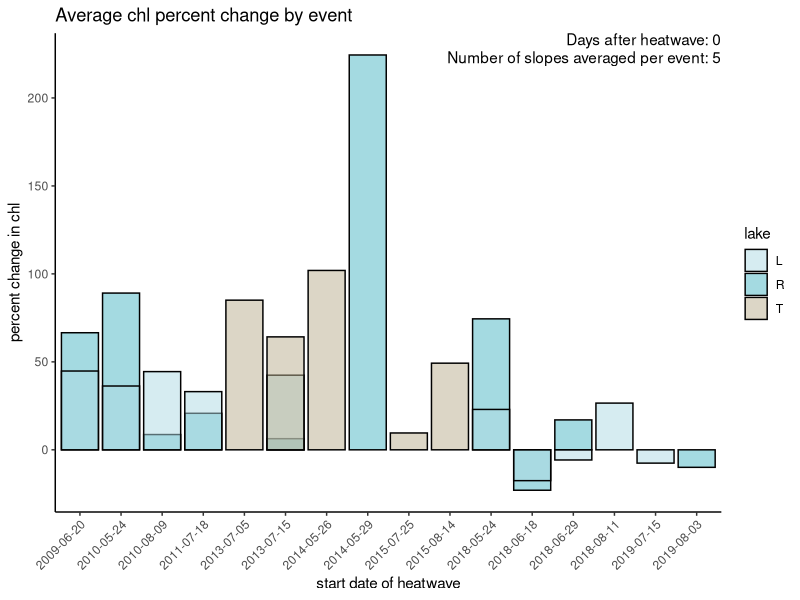
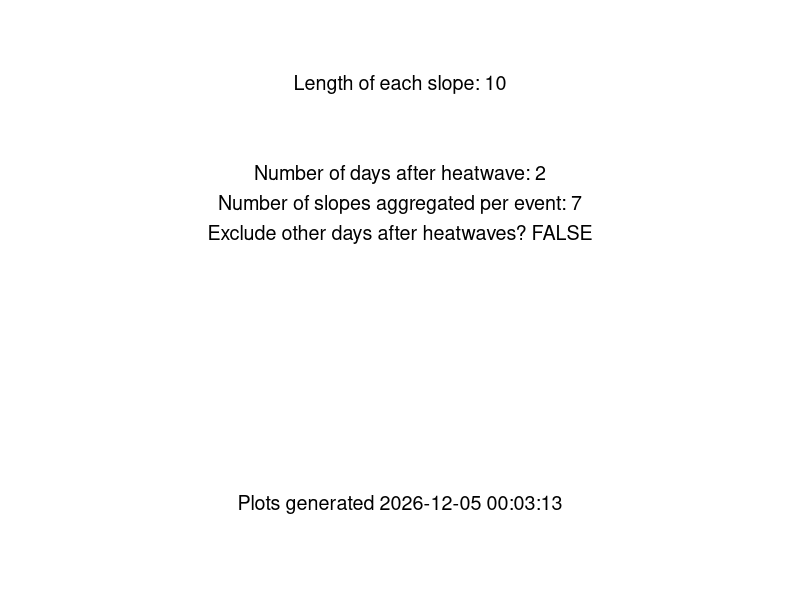

Reproduce these figures in R, in order. (Note: this script raises an error after producing the figures.)
# Re-run step 3 but with the manual chlorophyll data
# updated in January 2024 to be cleaned up and allow for more flexibility

# manual chlorophyll better represents phytoplankton

# this code is also updated to fix a bug in the slope length,
# where slope length is inclusive of the current day in the rolling window

# step 3, calculate the response of chl to the heatwaves

#### install packages ####
#install and load slider library for rolling window analysis
if (!require(slider)) install.packages('slider')
library(slider) 

if (!require(plyr)) install.packages('plyr')
library(plyr)

if (!require(tidyr)) install.packages('tidyr')
library(tidyr)

if (!require(dplyr)) install.packages('dplyr')
library(dplyr)
library(tidyverse)

if (!require(zoo)) install.packages('zoo')
library(zoo)

if (!require(gganimate)) install.packages('gganimate')
library(gganimate)

if (!require(transformr)) install.packages('transformr')
library(transformr)

if (!require(ggridges)) install.packages('ggridges')
library(ggridges)

if (!require(readxl)) install.packages('readxl')
library(readxl)

if (!require(ggpubr)) install.packages('ggpubr')
library(ggpubr)

#==============================================================================#
#### levers we can pull ####

# slope and percent calculations
slopeLength = 10 # length of the rolling window slope to be calculated

# build in options here for during the heatwave, or at the beginning of the calculated slope

# slope aggregation choices

daysAfter = 2 # time lag of how many days after the heatwave we want to look
numSlopes = 7 # the number of slopes we want to include in analysis

exclude.after.heatwaves = FALSE # if TRUE, excludes slopes for days within 20 days 
# of the heatwave that don't fall within our aggregating window

# timing choices
# change analysis so that we can look during the heatwave, or after the heatwave? 


#==============================================================================#
#### output of settings ####

cur_date_time = format(Sys.time(), "%Y-%m-%d %H:%M:%S")

plot_metadata <- data.frame(slopeLength = paste("Length of each slope: ", slopeLength, sep = ""),
                             time = paste("Plots generated ", cur_date_time, sep = ""), 
                            daysAfter = paste("Number of days after heatwave: ", daysAfter, sep = ""),
                            numSlopes = paste("Number of slopes aggregated per event: ", numSlopes, sep = ""),
                            exclude.after.heatwaves = paste("Exclude other days after heatwaves? ", exclude.after.heatwaves, sep = ""))



# Create a ggplot with the metadata for the data analysis and plot production, 
# including all of the choices made above
metadata_plot <- ggplot() +
  theme_void() +  # Removes axes and other elements
  geom_text(data = plot_metadata, aes(x = 5, y = 5, label = slopeLength),
            size = 5, hjust = 0.5, vjust = -14)+
  geom_text(data = plot_metadata, aes(x = 5, y = 5, label = daysAfter),
            size = 5, hjust = 0.5, vjust = -8)+
  geom_text(data = plot_metadata, aes(x = 5, y = 5, label = numSlopes),
            size = 5, hjust = 0.5, vjust = -6)+
  geom_text(data = plot_metadata, aes(x = 5, y = 5, label = exclude.after.heatwaves),
            size = 5, hjust = 0.5, vjust = -4)+
  geom_text(data = plot_metadata, aes(x = 5, y = 5, label = time),
            size = 5, hjust = 0.5, vjust = 14)
                  

#==============================================================================#
#### loop for the whole code to investigate across combinations ####

# the dataframe looped results will contain the mean values for the specified combinations
looped.results = data.frame(matrix(nrow = 105, ncol = 15))
names(looped.results) = c("slopeLength", "daysAfter", "numSlopes", 
                          "all.all.other.days", "all.during.heatwave", "all.after.heatwave",
                          "R.all.other.days", "R.during.heatwave", "R.after.heatwave",
                          "L.all.other.days", "L.during.heatwave", "L.after.heatwave",
                          "T.all.other.days", "T.during.heatwave", "T.after.heatwave")
L = 1
for(slopeLength in 5:11){
  for(daysAfter in 0:2){
    for(numSlopes in 5:9){
      
      looped.results$slopeLength[L] = slopeLength
      looped.results$daysAfter[L] = daysAfter
      looped.results$numSlopes[L] = numSlopes




#==============================================================================#
#### read in the data ####
# read in the heatwaves data calculated in the previous step
heatwaves = read.csv("./formatted data/heatwavesdata.csv")

# read in the manual chl data
allData = read.csv("./formatted data/interpolated_manual_chl_for_slopes.csv")

# make a vector of unique lake years
lake_years = unique(allData$lake_year)

#==============================================================================#
#### CALCULATE SLOPES FOR CHLOROPHYLL ####

# cycle through each lake year, fit linear models for each rolling window, then store model slopes
# in the 'slopes' dataframe. Need to initially store the model results in a list

# then, calculate the percent change in chlorophyll relative to the baseline specified above

# Model results are the slopes, originally calculated based on the preceding 7 days

for(i in 1:length(lake_years)){
  
  temp = allData %>% filter(lake_year == lake_years[i]) # temp dataframe for this lake_year
  
  models <- slide(
    temp, 
    ~lm(mean_chl ~ doyCat, data = .x), 
    .before = slopeLength -1, # add the minus one so the slopeLength matches the user input
    .complete = TRUE
  )
  
  temp$chl_slope = NA
  temp$se = NA
  temp$p_value = NA
  temp$r_squared = NA
  
  for(j in 1:nrow(temp)){
    
    model = models[[j]]
    coef <- coefficients(model) 
    # extracting the coefficients from the current model
    
    if(!(is.null(coef))){
      Slope <- coef["doyCat"]
      temp$chl_slope[j] = Slope # pull out the slope from the model
      temp$p_value[j] = summary(model)$coefficients[2,4] 
      temp$se[j] = summary(model)$coefficients["doyCat", "Std. Error"] 
      temp$r_squared[j] = summary(model)$r.squared # pull out r_squared from model
    }
    
    temp$percent_change = 100*temp$chl_slope*slopeLength/lag(temp$mean_chl, slopeLength-1, default = NA)
    temp$chl_baseline = lag(temp$mean_chl, slopeLength-1, default = NA)
  }
  
  if(i ==1){ slopes = temp} # if first iteration, creates slopes, the final dataframe
  
  if(i >1){slopes = rbind(slopes, temp)} # else, appends to slopes 
  
}


# test case to make sure the slide function works as we think it does
# test = slopes[1:7, ]
# summary(lm(test$mean_chl~test$doyCat))
# 



#==============================================================================#
#### SELECT SLOPES IN SPECIFIED WINDOW ####
# currently, the slopes dataframe has daily rolling window slopes for all of the lake_year combinations
# Need to select the slopes just following a heatwave
# heatwave is the date of a heatwave, targLake is the lake, data is our dataset of all the calculated slopes

hwSlopes <- function(heatwaveStart, heatwaveEnd,  targLake, data){
  
  startDate = as.Date(heatwaveEnd)+daysAfter 
  endDate = as.Date(heatwaveEnd)+daysAfter+numSlopes
  
  # this is the date before the heatwave, which we will use to calculate the percent
  # change in chlorophyll
  
  # filter out the slopes we are interested in
  selected.slopes = data %>% filter(lake == targLake, date >= startDate, date <= endDate)
  
}


#==============================================================================#
#### CALCULATE AVG CHL SLOPES FOLLOWING HEATWAVES ####
heatwaves$averageSlope = NA
heatwaves$percentChange = NA
heatwaves$sdSlope = NA
heatwaves$sdSlopePercent = NA

#Using a For Loop
lengthHW = nrow(heatwaves)

# take the average slope and calculate the percent change in chlorophyll based on the slope

for(i in 1:lengthHW){
  slopes.subset = hwSlopes(heatwaves$date_start[i], heatwaves$date_end[i], heatwaves$lake[i], slopes)
  
  # save the mean of the slopes to the heatwaves dataframe
  heatwaves$averageSlope[i] = mean(slopes.subset$chl_slope, na.rm = TRUE)
  
  # save the standard deviation of the slopes to the heatwaves dataframe
  heatwaves$sdSlope[i] = sd(slopes.subset$chl_slope, na.rm = TRUE)
  
  # save the mean of the percent change to the heatwaves dataframe
  heatwaves$percentChange[i] = mean(slopes.subset$percent_change, na.rm = TRUE)
}

# save the static results
# write.csv(heatwaves, "./results/heatwaves_with_average_slopes_MANUAL_CHL.csv", row.names = FALSE)





#==============================================================================#
#### PLOT AVG SLOPES ####
#results = read.csv("./results/heatwaves_with_average_slopes_MANUAL_CHL.csv")

results = heatwaves

#break up by lake by filtering data
resultsT = results %>% filter(lake == "T")
resultsL = results %>% filter(lake == "L")
resultsR = results %>% filter(lake == "R")

# make sure heatwaves date is a date
heatwaves = heatwaves %>% mutate(date_start = as.Date(date_start))


#png(filename = "./figures/preliminary figures/R_slopes_2023_02_09", height = 8, width = 11, units = "in", res = 300)

indHWResp <- ggplot(data = results, aes(x = as.character(date_start), y = percentChange, fill = lake))+
  geom_bar(stat = "identity", position = "identity", alpha = 0.5, color = "black")+
  theme_classic()+
  ylab("percent change in chl")+
  xlab("start date of heatwave")+
  ggtitle("Average chl percent change by event")+
  scale_fill_manual(values = c("R"=  "#4AB5C4", "L" = "#ADDAE3", "T"=  "#BAAD8D"))+
  theme(axis.text.x = element_text(angle = 45, hjust = 1))+
  annotate("text",  x=Inf, y = Inf, label = paste("Days after heatwave: ", daysAfter, sep = ""), vjust=1, hjust=1)+
  annotate("text",  x=Inf, y = Inf, label = paste("Number of slopes averaged per event: ", numSlopes, sep = ""), vjust=2.5, hjust=1)





#==============================================================================#
#### COMPARE DISTRIBUTIONS OVER TIME ####

# We might also consider the distributions of chlorophyll slopes following a heatwave,
# rather than just taking the average for a certain window

# make sure heatwaves date_start and date_end are formatted as dates
heatwaves$date_end = as.Date(heatwaves$date_end)
heatwaves$date_start = as.Date(heatwaves$date_start)
slopes$date = as.Date(slopes$date)
slopes$period = "all other days"

# write slopes to a file
#write.csv(slopes, "./formatted data/slopes_3day.csv", row.names = FALSE)

### This creates a dataframe, all slopes, that has the slopes categorized
# by their time period (during or after a heatwave, or all other days)
# and includes the number of days after the heatwave event (daysAfterLoop) that is considered
# one column, "exclude after heatwaves," are slopes within 40 days after a heatwave
# that are not in the current rolling window

for(daysAfterLoop in 0:20){
  
  # add a column to slopes which indicates whether or not there is a heatwave
  for(i in 1:nrow(heatwaves)){
    start = heatwaves$date_start[i] # start date of the current heatwave
    end = heatwaves$date_end[i] # end date of the current heatwave
    
    # sequence of dates during the heatwave
    dates = seq(start, end, 1)
    
    # excludes dates that are part of rolling window but not currently considered in after heatwave
    # dates that are within 40 days after a heatwave but not in our window for analysis as
    # after heatwave because of our current daysAfterLoop selection.
    # This gets overwrritten in part by "after heatwave" for those dates that are included
    # in analysis
    datesExcluded = seq(end -7, end + 40, 1) 
    
    # dates to be analyzed after the heatwaves
    # this creates a sequence of numbers, from the end of the heatwave plus whatever
    # daysAfterLoop is set to, to that same value plus the numSlopes. So it sets a window daysAfterLooped
    # X number of days after the heatwave
    
    datesAnalyzed = seq(end+daysAfterLoop, end + daysAfterLoop+numSlopes, 1)
    
    # fill the dataframe "period" column with the correct categorization

    # fill the dataframe "period" column with the correct categorization
    slopes = slopes %>% mutate(period = replace(period, date %in% datesExcluded, "exclude after heatwave"))
    slopes = slopes %>% mutate(period = replace(period, date %in% dates, "during heatwave"))
    slopes = slopes %>% mutate(period = replace(period, date %in% datesAnalyzed, "after heatwave"))
    
    slopes$daysAfter = daysAfterLoop
  }
  
  # combine to the main dataframe
  if(daysAfterLoop == 0){
    allSlopes = slopes
  }
  if(daysAfterLoop > 0){
    allSlopes = rbind(allSlopes, slopes)
  }
  
}




# save the allPercent data to a dataframe
# save interpolated allData data to a dataframe

# write.csv(allData, "./formatted data/allData_interpolated.csv", row.names = FALSE)
# write.csv(allPercent, "./formatted data/results_random_and_heatwaves.csv")

# calculate mean values by period and daysAfter
# across all lakes, this will give the mean slope following all heatwave events
# by time period

mean_df <- allSlopes %>% 
  filter(period != "exclude after heatwave", !is.na(percent_change)) %>% 
  group_by(period, daysAfter) %>% 
  dplyr::summarise(mean_percent_change = mean(percent_change)) 

# round mean values to one decimal place
mean_df$mean_percent_change <- round(mean_df$mean_percent_change, 1)




#==============================================================================#
#### RESPONSE TIMING LINE PLOTS ####

# calculate mean values of percent change for each lake by # of days after heatwave
mean_df <- allSlopes %>% 
  filter( period != "exclude after heatwave", !is.na(percent_change)) %>% 
  group_by(period, daysAfter) %>% 
  dplyr::summarise(mean_percent_change = mean(percent_change), 
                   sd_percent_change = sd(percent_change), 
                   number_percent_change = n(),
                   median_percent_change = median(percent_change)) 

# Peter
mean_dfR <- allSlopes %>% filter(lake == "R") %>% 
  filter(period != "exclude after heatwave", !is.na(percent_change)) %>% 
  group_by(period, daysAfter) %>% 
  dplyr::summarise(mean_percent_change = mean(percent_change), 
                   sd_percent_change = sd(percent_change), 
                   number_percent_change = n()) 

# Paul
mean_dfL <- allSlopes %>% filter(lake == "L") %>% 
  filter( period != "exclude after heatwave", !is.na(percent_change)) %>% 
  group_by(period, daysAfter) %>% 
  dplyr::summarise(mean_percent_change = mean(percent_change), 
                   sd_percent_change = sd(percent_change), 
                   number_percent_change = n()) 

# Tuesday
mean_dfT <- allSlopes %>% filter(lake == "T") %>% 
  filter( period != "exclude after heatwave", !is.na(percent_change)) %>% 
  group_by(period, daysAfter) %>% 
  dplyr::summarise(mean_percent_change = mean(percent_change), 
                   sd_percent_change = sd(percent_change), 
                   number_percent_change = n()) 

#### END OF FOR LOOPS ####

# save results to the looped dataframe
looped.results$all.all.other.days[L] = mean_df$mean_percent_change[mean_df$period == "all other days" & 
                                                                     mean_df$daysAfter == get("daysAfter", envir=globalenv())]
# results aggregated across all lakes
looped.results$all.all.other.days[L] = mean_df %>%
  filter(daysAfter == daysAfter & period == "all other days") %>% 
  pull(mean_percent_change)

looped.results$all.during.heatwave[L] = mean_df %>%
          filter(daysAfter == daysAfter & period == "during heatwave") %>% 
          pull(mean_percent_change)

looped.results$all.after.heatwave[L] = mean_df %>%
  filter(daysAfter == daysAfter & period == "after heatwave") %>% 
  pull(mean_percent_change)

# results for R
looped.results$R.all.other.days[L] = mean_dfR %>%
  filter(daysAfter == daysAfter & period == "all other days") %>% 
  pull(mean_percent_change)

looped.results$R.during.heatwave[L] = mean_dfR %>%
  filter(daysAfter == daysAfter & period == "during heatwave") %>% 
  pull(mean_percent_change)

looped.results$R.after.heatwave[L] = mean_dfR %>%
  filter(daysAfter == daysAfter & period == "after heatwave") %>% 
  pull(mean_percent_change)

# results for L
looped.results$L.all.other.days[L] = mean_dfL %>%
  filter(daysAfter == daysAfter & period == "all other days") %>% 
  pull(mean_percent_change)

looped.results$L.during.heatwave[L] = mean_dfL %>%
  filter(daysAfter == daysAfter & period == "during heatwave") %>% 
  pull(mean_percent_change)

looped.results$L.after.heatwave[L] = mean_dfL %>%
  filter(daysAfter == daysAfter & period == "after heatwave") %>% 
  pull(mean_percent_change)

# results for T
looped.results$T.all.other.days[L] = mean_dfT %>%
  filter(daysAfter == daysAfter & period == "all other days") %>% 
  pull(mean_percent_change)

looped.results$T.during.heatwave[L] = mean_dfT %>%
  filter(daysAfter == daysAfter & period == "during heatwave") %>% 
  pull(mean_percent_change)

looped.results$T.after.heatwave[L] = mean_dfT %>%
  filter(daysAfter == daysAfter & period == "after heatwave") %>% 
  pull(mean_percent_change)

print(L)
L = L+1

    }
  }
}


# combine individual estimates of the mean so we can standardize axes
mean.all.by.lake = rbind(mean_dfR, mean_dfL)
mean.all.by.lake = rbind(mean.all.by.lake, mean_dfT)

# Plot the response over time
All.over.time <- mean_df %>% filter(daysAfter > 0) %>% 
  ggplot(aes( x= daysAfter, y = mean_percent_change, color = period))+
  scale_color_manual(values = c("during heatwave" = "#ff0000", "after heatwave" = "#ffc100", "all other days" = "#88CCEE"))+
  scale_fill_manual(values = c("during heatwave" = "#ff0000", "after heatwave" = "#ffc100", "all other days" = "#88CCEE"))+
  geom_line(size = 1)+
  geom_point()+
  labs(title = "All lakes HW response over time")+
  ylim(min(mean.all.by.lake$mean_percent_change)-10, max(mean.all.by.lake$mean_percent_change)+10)+
 # geom_ribbon(aes(ymin = mean_percent_change - sd_percent_change, ymax = mean_percent_change + sd_percent_change, fill = period), alpha = 0.1)+
  labs(x = "days after heatwave")+
theme_classic()

R.over.time <- mean_dfR %>% filter(daysAfter > 0) %>% 
  ggplot(aes( x= daysAfter, y = mean_percent_change, color = period))+
  geom_line(size = 1)+
  geom_point()+
  labs(x = "days after heatwave")+
  labs(title = "Peter Lake HW response over time")+
  scale_color_manual(values = c("during heatwave" = "#ff0000", "after heatwave" = "#ffc100", "all other days" = "#88CCEE"))+
  ylim(min(mean.all.by.lake$mean_percent_change)-10, max(mean.all.by.lake$mean_percent_change)+10)+
  theme_classic()

L.over.time <- mean_dfL %>% filter(daysAfter > 0) %>% 
  ggplot(aes( x= daysAfter, y = mean_percent_change, color = period))+
  geom_line(size = 1)+
  geom_point()+
  labs(x = "days after heatwave")+
  labs(title = "Paul Lake HW response over time")+
  ylim(min(mean.all.by.lake$mean_percent_change)-10, max(mean.all.by.lake$mean_percent_change)+10)+
  scale_color_manual(values = c("during heatwave" = "#ff0000", "after heatwave" = "#ffc100", "all other days" = "#88CCEE"))+
  theme_classic()

T.over.time <- mean_dfT %>% filter(daysAfter > 0) %>% 
  ggplot(aes( x= daysAfter, y = mean_percent_change, color = period))+
  scale_color_manual(values = c("during heatwave" = "#ff0000", "after heatwave" = "#ffc100", "all other days" = "#88CCEE"))+
  #scale_fill_manual(values = c("during heatwave" = "#ff0000", "after heatwave" = "#ffc100", "all other days" = "#88CCEE"))+
  geom_line(size = 1)+
  geom_point()+
  labs(title = "Tuesday Lake HW response over time")+
  ylim(min(mean.all.by.lake$mean_percent_change)-10, max(mean.all.by.lake$mean_percent_change)+10)+
  #geom_ribbon(aes(ymin = mean_percent_change - sd_percent_change, ymax = mean_percent_change + sd_percent_change, fill = period), alpha = 0.1)+
  labs(x = "days after heatwave")+
  theme_classic()


#==============================================================================#
#### PLOTTING DISTRIBUTIONS ####

# Create a factor variable with the desired order for 'period'
desired_order <- c("after heatwave", "during heatwave", "all other days")

#png("./figures/science in the northwoods figures/Tuesday Lake heatwave results 4 days after.png", height = 7, width = 13, units = "in", res = 600)

allSlopes = allSlopes %>% mutate(period = replace(period, period == "exclude after heatwave", "all other days"))

Alldist <- allSlopes %>%
  filter(period != "exclude after heatwave", daysAfter == get("daysAfter", envir=globalenv())) %>%
  ggplot(aes(x = percent_change,
             y = factor(period, levels = desired_order),  # Use factor with desired order
             fill = period)) +
  geom_density_ridges(alpha = 0.7,
                      quantile_lines = TRUE,
                      quantile_fun = function(x, ...) median(x), 
                      scale = 2, size = 0.7) +
  geom_density_ridges(alpha = 0.7,
                      quantile_lines = TRUE,
                      quantile_fun = function(x, ...) mean(x), 
                      scale = 2, size = 0.7) +
  geom_text(data = mean_df %>% filter(daysAfter == get("daysAfter", envir=globalenv())),
            aes(x = mean_percent_change,
                y = factor(period, levels = desired_order),  # Use factor with desired order
                label = as.character(round(mean_percent_change, digits = 0))),
            color = "black",
            size = 4,
            vjust = 2) +
  geom_text(data = mean_df %>% filter(daysAfter == get("daysAfter", envir=globalenv())),
            aes(x = -200,
                y = factor(period, levels = desired_order),  # Use factor with desired order
                label = paste("n = ", number_percent_change, sep = "")),
            color = "black",
            size = 4,
            vjust = 2) +
  ylab("") +
  xlab("% change in surface chlorophyll-a")+
  labs(title = "Peter, Paul, Tuesday combined") +
  scale_fill_manual(values = c("during heatwave" = "#ff0000", "after heatwave" = "#ffc100", "all other days" = "#88CCEE")) +  # Specify fill colors for groups
  theme_classic()+
  theme(axis.text=element_text(size=14),
        axis.title=element_text(size=18,face="bold"))+
  annotate("text",  x=Inf, y = Inf, label = paste("Days after heatwave: ", daysAfter, sep = ""), vjust=1, hjust=1)



Tdist <- allSlopes %>%
  filter(lake == "T") %>%
  filter(period != "exclude after heatwave", daysAfter == get("daysAfter", envir=globalenv())) %>%
  ggplot(aes(x = percent_change,
             y = factor(period, levels = desired_order),  # Use factor with desired order
             fill = period)) +
  geom_density_ridges(alpha = 0.7,
                      quantile_lines = TRUE,
                      quantile_fun = function(x, ...) median(x), 
                      scale = 2, size = 0.7) +
  geom_density_ridges(alpha = 0.7,
                      quantile_lines = TRUE,
                      quantile_fun = function(x, ...) mean(x), 
                      scale = 2, size = 0.7) +
  geom_text(data = mean_dfT %>% filter(daysAfter == get("daysAfter", envir=globalenv())),
            aes(x = mean_percent_change,
                y = factor(period, levels = desired_order),  # Use factor with desired order
                label = as.character(round(mean_percent_change, digits = 0))),
            color = "black",
            size = 4,
            vjust = 2) +
  geom_text(data = mean_dfT %>% filter(daysAfter == get("daysAfter", envir=globalenv())),
            aes(x = -200,
                y = factor(period, levels = desired_order),  # Use factor with desired order
                label = paste("n = ", number_percent_change, sep = "")),
            color = "black",
            size = 4,
            vjust = 2) +
  ylab("") +
  xlab("% change in surface chlorophyll-a")+
  labs(title = "Tuesday") +
  scale_fill_manual(values = c("during heatwave" = "#ff0000", "after heatwave" = "#ffc100", "all other days" = "#88CCEE")) +  # Specify fill colors for groups
  theme_classic()+
  theme(axis.text=element_text(size=14),
        axis.title=element_text(size=18,face="bold"))+
  annotate("text",  x=Inf, y = Inf, label = paste("Days after heatwave: ", daysAfter, sep = ""), vjust=1, hjust=1)


#dev.off()

desired_order <- c("after heatwave", "during heatwave", "all other days")



#png("./figures/science in the northwoods figures/Peter Lake heatwave results 4 days after.png", height = 7, width = 13, units = "in", res = 600)

Rdist <- allSlopes %>%
  filter(lake == "R") %>%
  filter(period != "exclude after heatwave", daysAfter == get("daysAfter", envir=globalenv())) %>%
  ggplot(aes(x = percent_change,
             y = factor(period, levels = desired_order),  # Use factor with desired order
             fill = period)) +
  geom_density_ridges(alpha = 0.7,
                      quantile_lines = TRUE,
                      quantile_fun = function(x, ...) median(x), 
                      scale = 2, size = 0.7) +
  geom_density_ridges(alpha = 0.7,
                      quantile_lines = TRUE,
                      quantile_fun = function(x, ...) mean(x), 
                      scale = 2, size = 0.7) +
  geom_text(data = mean_dfR %>% filter(daysAfter == get("daysAfter", envir=globalenv())),
            aes(x = mean_percent_change,
                y = factor(period, levels = desired_order),  # Use factor with desired order
                label = as.character(round(mean_percent_change, digits = 0))),
            color = "black",
            size = 4,
            vjust = 2) +
  geom_text(data = mean_dfR %>% filter(daysAfter == get("daysAfter", envir=globalenv())),
            aes(x = -200,
                y = factor(period, levels = desired_order),  # Use factor with desired order
                label = paste("n = ", number_percent_change, sep = "")),
            color = "black",
            size = 4,
            vjust = 2) +
  ylab("") +
  xlab("% change in surface chlorophyll-a")+
  labs(title = "Peter") +
  scale_fill_manual(values = c("during heatwave" = "#ff0000", "after heatwave" = "#ffc100", "all other days" = "#88CCEE")) +  # Specify fill colors for groups
  theme_classic()+
  theme(axis.text=element_text(size=14),
        axis.title=element_text(size=18,face="bold"))+
  annotate("text",  x=Inf, y = Inf, label = paste("Days after heatwave: ", daysAfter, sep = ""), vjust=1, hjust=1)


#dev.off()

#png("./figures/science in the northwoods figures/Paul Lake heatwave results 4 days after.png", height = 7, width = 13, units = "in", res = 600)


Ldist <- allSlopes %>%
  filter(lake == "L") %>%
  filter(period != "exclude after heatwave", daysAfter == get("daysAfter", envir=globalenv())) %>%
  ggplot(aes(x = percent_change,
             y = factor(period, levels = desired_order),  # Use factor with desired order
             fill = period)) +
  geom_density_ridges(alpha = 0.7,
                      quantile_lines = TRUE,
                      quantile_fun = function(x, ...) median(x), 
                      scale = 2, size = 0.7) +
  geom_density_ridges(alpha = 0.7,
                      quantile_lines = TRUE,
                      quantile_fun = function(x, ...) mean(x), 
                      scale = 2, size = 0.7) +
  geom_text(data = mean_dfL %>% filter(daysAfter == get("daysAfter", envir=globalenv())),
            aes(x = mean_percent_change,
                y = factor(period, levels = desired_order),  # Use factor with desired order
                label = as.character(round(mean_percent_change, digits = 0))),
            color = "black",
            size = 4,
            vjust = 2) +
  geom_text(data = mean_dfL %>% filter(daysAfter == get("daysAfter", envir=globalenv())),
            aes(x = -200,
                y = factor(period, levels = desired_order),  # Use factor with desired order
                label = paste("n = ", number_percent_change, sep = "")),
            color = "black",
            size = 4,
            vjust = 2) + 
  ylab("") +
  xlab("% change in surface chlorophyll-a")+
  labs(title = "Paul") +
  scale_fill_manual(values = c("during heatwave" = "#ff0000", "after heatwave" = "#ffc100", "all other days" = "#88CCEE")) +  # Specify fill colors for groups
  theme_classic()+
  theme(axis.text=element_text(size=14),
        axis.title=element_text(size=18,face="bold"))+
  annotate("text",  x=Inf, y = Inf, label = paste("Days after heatwave: ", daysAfter, sep = ""), vjust=1, hjust=1)


#dev.off()


#==============================================================================#
#### Explanatory plots with average slopes ####

# add the new calculated average slopes to the old exp dataframe
exp = read_xlsx("./formatted data/explanatory_variables_heatwaves.xlsx")

# length of each heatwave
exp$length = as.numeric(exp$end_date - exp$start_date)

# make a new dataframe that only has the columns of results we are interested in for now
priority.results = results %>% select(lake, year, date_start, date_end, percentChange) %>% 
  rename(start_date = date_start, end_date = date_end) %>% 
  mutate(start_date = as.Date(start_date), end_date = as.Date(end_date))

exp = exp %>% select(-comments, -percent_change)

exp = exp %>% full_join(priority.results, by = c("lake", "year", "start_date", "end_date")) %>% 
  rename(percent_change = percentChange)

exp$percent_change = as.numeric(exp$percent_change)


hw.pload <- ggplot(data = exp, aes(x = p_loading_mg_m2, y = abs(percent_change)))+
  geom_point(size = 3, fill = "orangered3", pch = 21)+
  theme_classic()+
  labs(y = "abs. % change in surface chl",  x = "P loading (mg/m2)")


hw.color <- ggplot(data = exp, aes(x = color_m_1, y = abs(percent_change)))+
  geom_point(size = 3, fill = "saddlebrown", pch = 21)+
  theme_classic()+
  labs(y = "abs. % change in surface chl",  x = "water color g440 (m-1)")


# plot of the percent change in chlorophyll seasonally

exp = exp %>% mutate(doy.start = yday(start_date)) %>% 
  mutate(month = month(start_date))

hw.doy.start <- ggplot(data = exp, aes(x = doy.start, y = abs(percent_change), fill = lake))+
  geom_point(size = 3, color = "black", shape = 21, stroke = 1, alpha = 0.7)+
  theme_classic()+
  labs(y = "abs. % change in surface chl", x = "heatwave day of year")+
  scale_fill_manual(values = c("L" = "steelblue2", "R" = "black", "T" = "white"))

hw.length <- ggplot(data = exp, aes(x = length, y = abs(percent_change), fill = lake))+
  geom_point(size = 3, color = "black", shape = 21, stroke = 1, alpha = 0.7)+
  theme_classic()+
  labs(y = "abs. % change in surface chl", x = "heatwave length (days)")+
  scale_fill_manual(values = c("L" = "steelblue2", "R" = "black", "T" = "white"))

#==============================================================================#
#### Example plot of what the heatwave window is looking at ####

#==============================================================================#
#### CREATE PDF OF OUTPUTS ####

pdfName = paste("daysAfter", daysAfter, "slopeLength", slopeLength, sep = "_")

pdf("./figures/sensitivity tests/testing.pdf", height = 6, width = 10)

print(metadata_plot)
print(Alldist)
print(Rdist)
print(Ldist)
print(Tdist)
print(indHWResp)
print(All.over.time)
print(R.over.time)
print(L.over.time)
print(T.over.time)
print(ggarrange(hw.pload, hw.color, hw.doy.start, hw.length, nrow = 2, ncol = 2))

dev.off()





# secondary output that has the raw data plots, all of them with the dates that were analyzed





#==============================================================================#
#### TEST STANDARD ERROR OF SLOPES ####

# cycle through each lake year, fit linear models for each rolling window, then store model slopes
# in the 'slopes' dataframe. Need to initially store the model results in a list
# 
# ses = data.frame(matrix(nrow = 30, ncol = 2))
# names(ses) = c("slopeLength", "mean.se")
# 
# # Model results are the slopes, originally calculated based on the preceding 7 days
# for(slopeLength in 3:30){
#   for(i in 1:length(lake_years)){
#     
#     #print(lake_years[i])
#     temp = allData %>% filter(lake_year == lake_years[i]) # temp dataframe for this lake_year
#     
#     models <- slide(
#       temp, 
#       ~lm(mean_chl ~ doyCat, data = .x), 
#       .before = slopeLength, 
#       .complete = TRUE
#     )
#     
#     temp$chl_slope = NA
#     temp$se = NA
#     temp$p_value = NA
#     temp$r_squared = NA
#     
#     for(j in 1:nrow(temp)){
#       
#       model = models[[j]]
#       coef <- coefficients(model) 
#       # extracting the coefficients from the current model
#       
#       if(!(is.null(coef))){
#         Slope <- coef["doyCat"]
#         temp$chl_slope[j] = Slope # pull out the slope from the model
#         temp$p_value[j] = summary(model)$coefficients[2,4] 
#         temp$se[j] =  summary(model)$coefficients["doyCat", "Std. Error"] 
#         temp$r_squared[j] = summary(model)$r.squared # pull out r_squared from model
#       }
#       
#       
#     }
#     
#     if(i ==1){ slopes = temp} # if first iteration, creates slopes, the final dataframe
#     
#     if(i >1){slopes = rbind(slopes, temp)} # else, appends to slopes 
#     
#     
#   }
#   print(slopeLength)
#   print(mean(slopes$se, na.rm = TRUE))
#   
#   ses$slopeLength[slopeLength] = slopeLength
#   ses$mean.se[slopeLength] = mean(slopes$se, na.rm = TRUE)
#   
# }
# 
# ses$sample_size_component = sqrt(1/(ses$slopeLength - 2))
# ses$data_component = ses$mean.se/ses$sample_size_component
# ses$mean_actual_se = ses$mean.se
# 
# ses = pivot_longer(ses, cols = c("sample_size_component", "data_component", "mean_actual_se"), names_to = "se.component", values_to = "se")
# 
# ggplot(data = ses, aes(x = slopeLength, y = se, color = se.component))+
#   geom_point()+
#   geom_line()+
#   theme_classic()+
#   xlim(min = 3, max = 15)+
#   ylim(min =0 , max = 1)


#==============================================================================#
#### PLOT LOOPED RESULTS ####
ggplot(data = looped.results, aes(x = daysAfter, y = numSlopes, fill = R.after.heatwave))+
  geom_tile(color = "black")+
  geom_text(aes(label = R.after.heatwave), color = "white", size = 4)

ggplot(data = looped.results, aes(x = slopeLength, y = numSlopes, fill = T.after.heatwave))+
  geom_tile(color = "black")

ggplot(data = looped.results, aes(x = slopeLength, y = daysAfter, fill = T.all.other.days))+
  geom_tile(color = "black")
